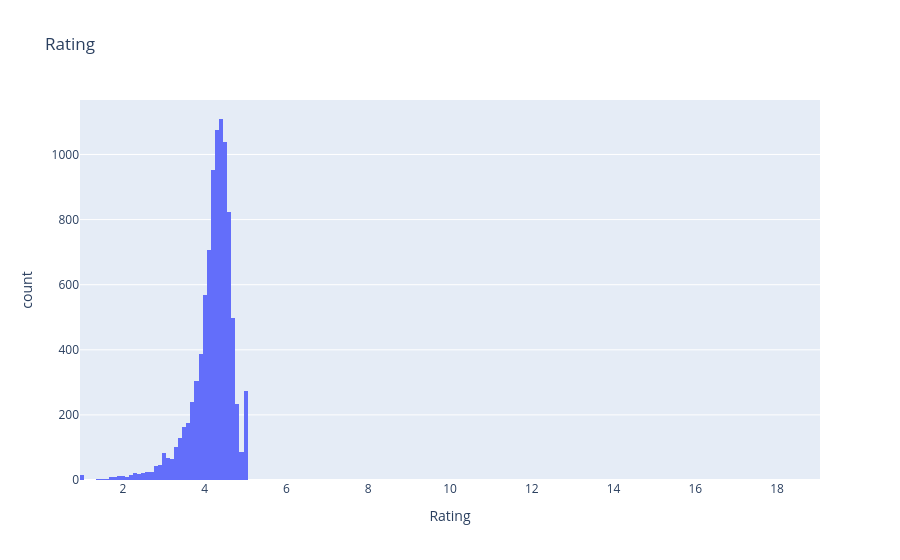
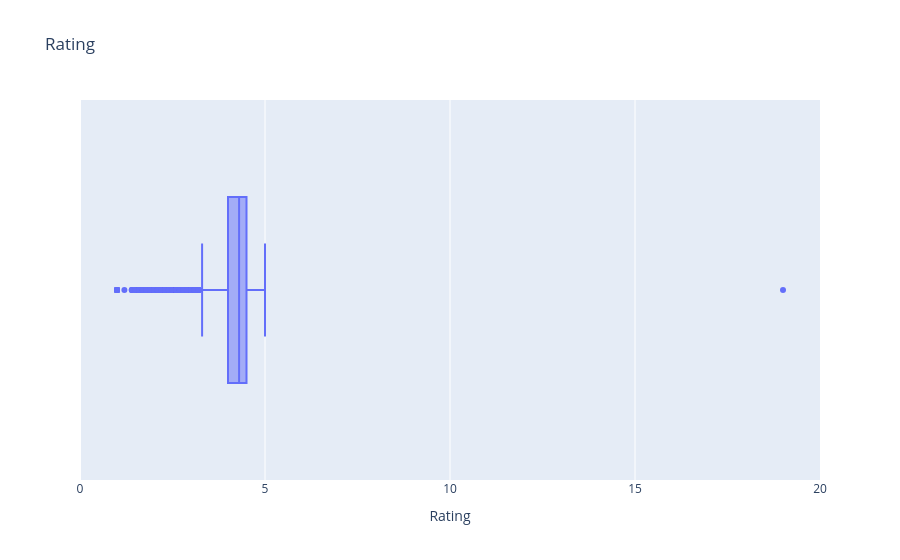

The code cell stored with these charts, in order, in its notebook:
### Code cell
import my_analysis

my_analysis.univariate_numerical(df, 'Rating')

### Figure 1 — Plotly figure (JSON) as saved in the notebook; plotly's stock layout.template omitted (floating-point values rounded to 4 significant figures; data arrays with more than 128 entries replaced by an {"elided": "..."} marker saying what was removed)
{"data": [{"alignmentgroup": "True", "bingroup": "x", "hovertemplate": "Rating=%{x}<br>count=%{y}<extra></extra>", "legendgroup": "", "marker": {"color": "#636efa", "pattern": {"shape": ""}}, "name": "", "offsetgroup": "", "orientation": "v", "showlegend": false, "type": "histogram", "x": {"elided": "10841 float values"}, "xaxis": "x", "yaxis": "y"}], "layout": {"barmode": "relative", "legend": {"tracegroupgap": 0}, "title": {"text": "Rating"}, "xaxis": {"anchor": "y", "domain": [0, 1], "title": {"text": "Rating"}}, "yaxis": {"anchor": "x", "domain": [0, 1], "title": {"text": "count"}}}}

### Figure 2 — Plotly figure (JSON) as saved in the notebook; plotly's stock layout.template omitted (floating-point values rounded to 4 significant figures; data arrays with more than 128 entries replaced by an {"elided": "..."} marker saying what was removed)
{"data": [{"alignmentgroup": "True", "hovertemplate": "Rating=%{x}<extra></extra>", "legendgroup": "", "marker": {"color": "#636efa"}, "name": "", "notched": false, "offsetgroup": "", "orientation": "h", "showlegend": false, "type": "box", "x": {"elided": "10841 float values"}, "x0": " ", "xaxis": "x", "y0": " ", "yaxis": "y"}], "layout": {"boxmode": "group", "legend": {"tracegroupgap": 0}, "title": {"text": "Rating"}, "xaxis": {"anchor": "y", "domain": [0, 1], "title": {"text": "Rating"}}, "yaxis": {"anchor": "x", "domain": [0, 1]}}}
